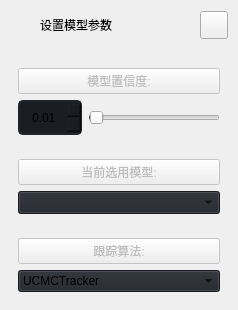
        <widget class="QFrame" name="extraLeftBox">
         <property name="minimumSize">
          <size>
           <width>0</width>
           <height>0</height>
          </size>
         </property>
         <property name="maximumSize">
          <size>
           <width>0</width>
           <height>16777215</height>
          </size>
         </property>
         <property name="frameShape">
          <enum>QFrame::NoFrame</enum>
         </property>
         <property name="frameShadow">
          <enum>QFrame::Raised</enum>
         </property>
         <layout class="QVBoxLayout" name="extraColumLayout">
          <property name="spacing">
           <number>0</number>
          </property>
          <property name="leftMargin">
           <number>0</number>
          </property>
          <property name="topMargin">
           <number>0</number>
          </property>
          <property name="rightMargin">
           <number>0</number>
          </property>
          <property name="bottomMargin">
           <number>0</number>
          </property>
          <item>
           <widget class="QFrame" name="extraTopBg">
            <property name="minimumSize">
             <size>
              <width>0</width>
              <height>50</height>
             </size>
            </property>
            <property name="maximumSize">
             <size>
              <width>16777215</width>
              <height>50</height>
             </size>
            </property>
            <property name="frameShape">
             <enum>QFrame::NoFrame</enum>
            </property>
            <property name="frameShadow">
             <enum>QFrame::Raised</enum>
            </property>
            <layout class="QVBoxLayout" name="verticalLayout_5">
             <property name="spacing">
              <number>0</number>
             </property>
             <property name="leftMargin">
              <number>0</number>
             </property>
             <property name="topMargin">
              <number>0</number>
             </property>
             <property name="rightMargin">
              <number>0</number>
             </property>
             <property name="bottomMargin">
              <number>0</number>
             </property>
             <item>
              <layout class="QGridLayout" name="extraTopLayout">
               <property name="leftMargin">
                <number>10</number>
               </property>
               <property name="rightMargin">
                <number>10</number>
               </property>
               <property name="horizontalSpacing">
                <number>10</number>
               </property>
               <property name="verticalSpacing">
                <number>0</number>
               </property>
               <item row="0" column="0">
                <widget class="QFrame" name="extraIcon">
                 <property name="minimumSize">
                  <size>
                   <width>20</width>
                   <height>0</height>
                  </size>
                 </property>
                 <property name="maximumSize">
                  <size>
                   <width>20</width>
                   <height>20</height>
                  </size>
                 </property>
                 <property name="frameShape">
                  <enum>QFrame::NoFrame</enum>
                 </property>
                 <property name="frameShadow">
                  <enum>QFrame::Raised</enum>
                 </property>
                </widget>
               </item>
               <item row="0" column="1">
                <widget class="QLabel" name="extraLabel">
                 <property name="minimumSize">
                  <size>
                   <width>150</width>
                   <height>0</height>
                  </size>
                 </property>
                 <property name="text">
                  <string>设置模型参数</string>
                 </property>
                </widget>
               </item>
               <item row="0" column="2">
                <widget class="QPushButton" name="extraCloseColumnBtn">
                 <property name="minimumSize">
                  <size>
                   <width>28</width>
                   <height>28</height>
                  </size>
                 </property>
                 <property name="maximumSize">
                  <size>
                   <width>28</width>
                   <height>28</height>
                  </size>
                 </property>
                 <property name="cursor">
                  <cursorShape>PointingHandCursor</cursorShape>
                 </property>
                 <property name="toolTip">
                  <string>Close left box</string>
                 </property>
                 <property name="text">
                  <string/>
                 </property>
                 <property name="icon">
                  <iconset resource="resources.qrc">
                   <normaloff>:/icons/images/icons/icon_close.png</normaloff>:/icons/images/icons/icon_close.png</iconset>
                 </property>
                 <property name="iconSize">
                  <size>
                   <width>20</width>
                   <height>20</height>
                  </size>
                 </property>
                </widget>
               </item>
              </layout>
             </item>
            </layout>
           </widget>
          </item>
          <item>
           <widget class="QFrame" name="extraContent">
            <property name="frameShape">
             <enum>QFrame::NoFrame</enum>
            </property>
            <property name="frameShadow">
             <enum>QFrame::Raised</enum>
            </property>
            <layout class="QVBoxLayout" name="verticalLayout_12">
             <property name="spacing">
              <number>0</number>
             </property>
             <property name="leftMargin">
              <number>0</number>
             </property>
             <property name="topMargin">
              <number>0</number>
             </property>
             <property name="rightMargin">
              <number>0</number>
             </property>
             <property name="bottomMargin">
              <number>0</number>
             </property>
             <item>
              <widget class="QFrame" name="extraTopMenu">
               <property name="sizePolicy">
                <sizepolicy hsizetype="Preferred" vsizetype="Preferred">
                 <horstretch>0</horstretch>
                 <verstretch>0</verstretch>
                </sizepolicy>
               </property>
               <property name="minimumSize">
                <size>
                 <width>0</width>
                 <height>0</height>
                </size>
               </property>
               <property name="frameShape">
                <enum>QFrame::NoFrame</enum>
               </property>
               <property name="frameShadow">
                <enum>QFrame::Raised</enum>
               </property>
               <layout class="QVBoxLayout" name="verticalLayout_27">
                <item>
                 <layout class="QVBoxLayout" name="verticalLayout_26">
                  <property name="leftMargin">
                   <number>9</number>
                  </property>
                  <property name="topMargin">
                   <number>9</number>
                  </property>
                  <property name="rightMargin">
                   <number>9</number>
                  </property>
                  <property name="bottomMargin">
                   <number>9</number>
                  </property>
                  <item>
                   <widget class="QPushButton" name="pushButton_3">
                    <property name="enabled">
                     <bool>false</bool>
                    </property>
                    <property name="text">
                     <string>模型置信度:</string>
                    </property>
                    <property name="icon">
                     <iconset resource="resources.qrc">
                      <normaloff>:/icons/images/icons/cil-paper-plane.png</normaloff>:/icons/images/icons/cil-paper-plane.png</iconset>
                    </property>
                   </widget>
                  </item>
                  <item>
                   <layout class="QHBoxLayout" name="horizontalLayout_13">
                    <item>
                     <widget class="QDoubleSpinBox" name="conf_spinbox">
                      <property name="minimumSize">
                       <size>
                        <width>0</width>
                        <height>35</height>
                       </size>
                      </property>
                      <property name="styleSheet">
                       <string notr="true">	background-color: rgb(27, 29, 35);
	border-radius: 5px;
	border: 2px solid rgb(33, 37, 43);
	padding: 5px;
	padding-left: 10px;</string>
                      </property>
                      <property name="maximum">
                       <double>1.000000000000000</double>
                      </property>
                      <property name="singleStep">
                       <double>0.010000000000000</double>
                      </property>
                      <property name="value">
                       <double>0.010000000000000</double>
                      </property>
                     </widget>
                    </item>
                    <item>
                     <widget class="QSlider" name="conf_slider">
                      <property name="minimumSize">
                       <size>
                        <width>0</width>
                        <height>35</height>
                       </size>
                      </property>
                      <property name="maximum">
                       <number>100</number>
                      </property>
                      <property name="value">
                       <number>1</number>
                      </property>
                      <property name="orientation">
                       <enum>Qt::Horizontal</enum>
                      </property>
                     </widget>
                    </item>
                   </layout>
                  </item>
                 </layout>
                </item>
                <item>
                 <layout class="QVBoxLayout" name="verticalLayout_13">
                  <property name="leftMargin">
                   <number>9</number>
                  </property>
                  <property name="topMargin">
                   <number>9</number>
                  </property>
                  <property name="rightMargin">
                   <number>9</number>
                  </property>
                  <property name="bottomMargin">
                   <number>9</number>
                  </property>
                  <item>
                   <widget class="QPushButton" name="pushButton_2">
                    <property name="enabled">
                     <bool>false</bool>
                    </property>
                    <property name="sizePolicy">
                     <sizepolicy hsizetype="Minimum" vsizetype="Fixed">
                      <horstretch>0</horstretch>
                      <verstretch>0</verstretch>
                     </sizepolicy>
                    </property>
                    <property name="minimumSize">
                     <size>
                      <width>0</width>
                      <height>0</height>
                     </size>
                    </property>
                    <property name="layoutDirection">
                     <enum>Qt::LeftToRight</enum>
                    </property>
                    <property name="styleSheet">
                     <string notr="true"/>
                    </property>
                    <property name="text">
                     <string>当前选用模型:</string>
                    </property>
                    <property name="icon">
                     <iconset resource="resources.qrc">
                      <normaloff>:/icons/images/icons/cil-3d.png</normaloff>:/icons/images/icons/cil-3d.png</iconset>
                    </property>
                    <property name="iconSize">
                     <size>
                      <width>16</width>
                      <height>16</height>
                     </size>
                    </property>
                   </widget>
                  </item>
                  <item>
                   <widget class="QComboBox" name="model_box">
                    <property name="font">
                     <font>
                      <family>Segoe UI</family>
                      <pointsize>10</pointsize>
                      <italic>false</italic>
                      <bold>false</bold>
                     </font>
                    </property>
                    <property name="autoFillBackground">
                     <bool>false</bool>
                    </property>
                    <property name="styleSheet">
                     <string notr="true">background-color: rgb(33, 37, 43);</string>
                    </property>
                    <property name="iconSize">
                     <size>
                      <width>16</width>
                      <height>16</height>
                     </size>
                    </property>
                    <property name="frame">
                     <bool>true</bool>
                    </property>
                   </widget>
                  </item>
                 </layout>
                </item>
                <item>
                 <layout class="QVBoxLayout" name="verticalLayout_11">
                  <property name="leftMargin">
                   <number>9</number>
                  </property>
                  <property name="topMargin">
                   <number>9</number>
                  </property>
                  <property name="rightMargin">
                   <number>9</number>
                  </property>
                  <property name="bottomMargin">
                   <number>9</number>
                  </property>
                  <item>
                   <widget class="QPushButton" name="pushButton_4">
                    <property name="enabled">
                     <bool>false</bool>
                    </property>
                    <property name="text">
                     <string>跟踪算法:</string>
                    </property>
                    <property name="icon">
                     <iconset resource="resources.qrc">
                      <normaloff>:/icons/images/icons/cil-code.png</normaloff>:/icons/images/icons/cil-code.png</iconset>
                    </property>
                   </widget>
                  </item>
                  <item>
                   <widget class="QComboBox" name="trackerMethod">
                    <property name="styleSheet">
                     <string notr="true">background-color: rgb(33, 37, 43);</string>
                    </property>
                    <item>
                     <property name="text">
                      <string>UCMCTracker</string>
                     </property>
                    </item>
                    <item>
                     <property name="text">
                      <string>DeepSort</string>
                     </property>
                    </item>
                   </widget>
                  </item>
                 </layout>
                </item>
               </layout>
              </widget>
             </item>
             <item>
              <widget class="QFrame" name="extraBottom">
               <property name="frameShape">
                <enum>QFrame::NoFrame</enum>
               </property>
               <property name="frameShadow">
                <enum>QFrame::Raised</enum>
               </property>
               <widget class="QFrame" name="extraCenter">
                <property name="geometry">
                 <rect>
                  <x>0</x>
                  <y>0</y>
                  <width>200</width>
                  <height>128</height>
                 </rect>
                </property>
                <property name="frameShape">
                 <enum>QFrame::NoFrame</enum>
                </property>
                <property name="frameShadow">
                 <enum>QFrame::Raised</enum>
                </property>
                <layout class="QVBoxLayout" name="verticalLayout_10">
                 <item>
                  <widget class="QFrame" name="stateFrame">
                   <property name="frameShape">
                    <enum>QFrame::StyledPanel</enum>
                   </property>
                   <property name="frameShadow">
                    <enum>QFrame::Raised</enum>
                   </property>
                   <layout class="QVBoxLayout" name="verticalLayout_24">
                    <property name="leftMargin">
                     <number>0</number>
                    </property>
                    <property name="topMargin">
                     <number>0</number>
                    </property>
                    <property name="rightMargin">
                     <number>0</number>
                    </property>
                    <property name="bottomMargin">
                     <number>0</number>
                    </property>
                    <item>
                     <layout class="QHBoxLayout" name="horizontalLayout_7">
                      <item>
                       <widget class="QLabel" name="label_1">
                        <property name="minimumSize">
                         <size>
                          <width>45</width>
                          <height>30</height>
                         </size>
                        </property>
                        <property name="maximumSize">
                         <size>
                          <width>16777215</width>
                          <height>30</height>
                         </size>
                        </property>
                        <property name="text">
                         <string>分类数:</string>
                        </property>
                       </widget>
                      </item>
                      <item>
                       <widget class="QLabel" name="Class_num">
                        <property name="minimumSize">
                         <size>
                          <width>45</width>
                          <height>30</height>
                         </size>
                        </property>
                        <property name="maximumSize">
                         <size>
                          <width>16777215</width>
                          <height>30</height>
                         </size>
                        </property>
                        <property name="text">
                         <string/>
                        </property>
                       </widget>
                      </item>
                     </layout>
                    </item>
                    <item>
                     <layout class="QHBoxLayout" name="horizontalLayout_8">
                      <item>
                       <widget class="QLabel" name="label_2">
                        <property name="minimumSize">
                         <size>
                          <width>45</width>
                          <height>30</height>
                         </size>
                        </property>
                        <property name="maximumSize">
                         <size>
                          <width>16777215</width>
                          <height>30</height>
                         </size>
                        </property>
                        <property name="text">
                         <string>目标数:</string>
                        </property>
                       </widget>
                      </item>
                      <item>
                       <widget class="QLabel" name="Target_num">
                        <property name="minimumSize">
                         <size>
                          <width>45</width>
                          <height>30</height>
                         </size>
                        </property>
                        <property name="maximumSize">
                         <size>
                          <width>16777215</width>
                          <height>30</height>
                         </size>
                        </property>
                        <property name="text">
                         <string/>
                        </property>
                       </widget>
                      </item>
                     </layout>
                    </item>
                    <item>
                     <layout class="QHBoxLayout" name="horizontalLayout_10">
                      <property name="spacing">
                       <number>6</number>
                      </property>
                      <item>
                       <widget class="QLabel" name="label_3">
                        <property name="minimumSize">
                         <size>
                          <width>45</width>
                          <height>30</height>
                         </size>
                        </property>
                        <property name="maximumSize">
                         <size>
                          <width>16777215</width>
                          <height>30</height>
                         </size>
                        </property>
                        <property name="text">
                         <string>帧率:</string>
                        </property>
                       </widget>
                      </item>
                      <item>
                       <widget class="QLabel" name="fps_label">
                        <property name="minimumSize">
                         <size>
                          <width>45</width>
                          <height>30</height>
                         </size>
                        </property>
                        <property name="maximumSize">
                         <size>
                          <width>16777215</width>
                          <height>30</height>
                         </size>
                        </property>
                        <property name="text">
                         <string/>
                        </property>
                       </widget>
                      </item>
                     </layout>
                    </item>
                   </layout>
                  </widget>
                 </item>
                </layout>
               </widget>
              </widget>
             </item>
            </layout>
           </widget>
          </item>
         </layout>
        </widget>
